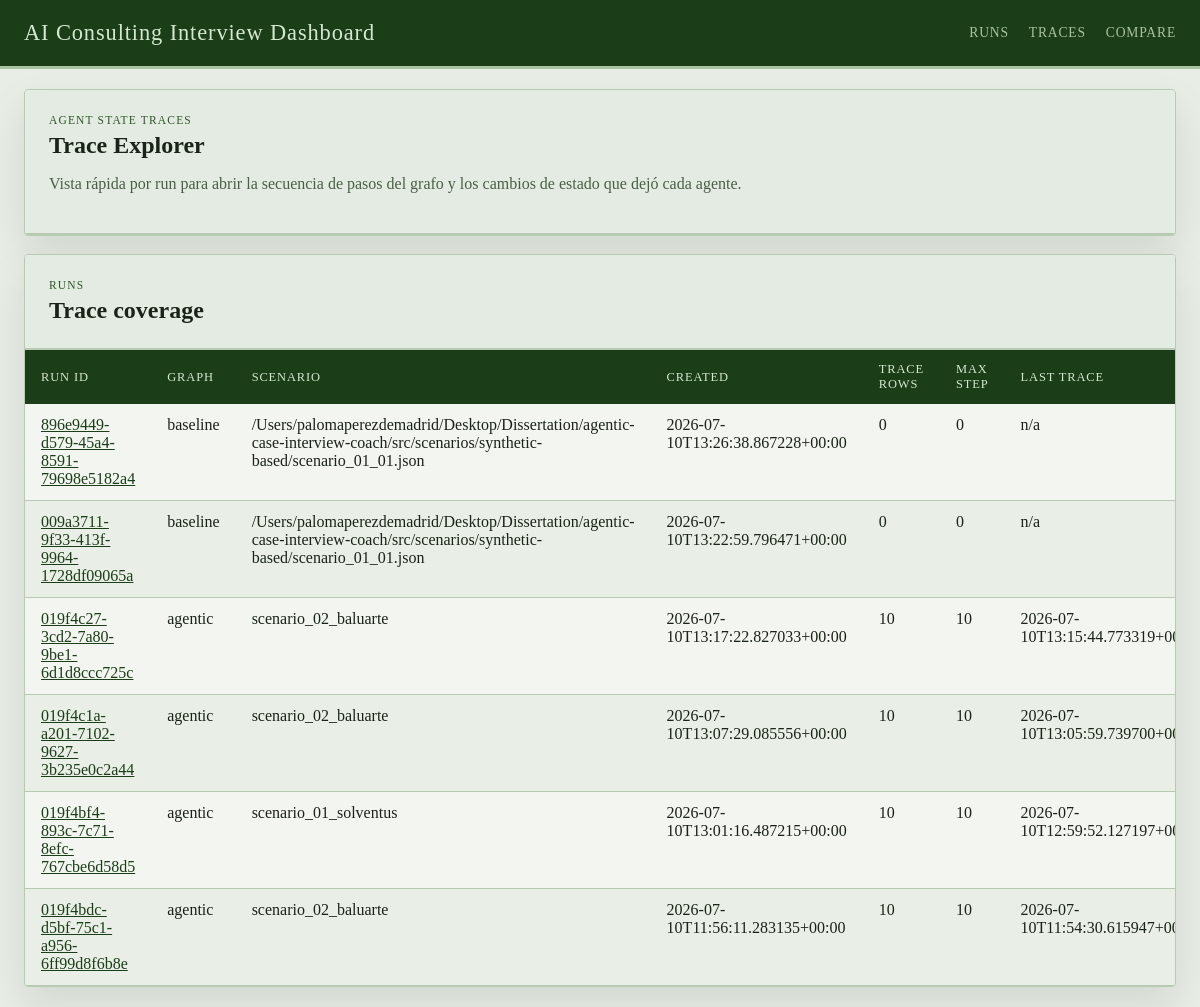
/traces, run on an earlier commit of the app's database.
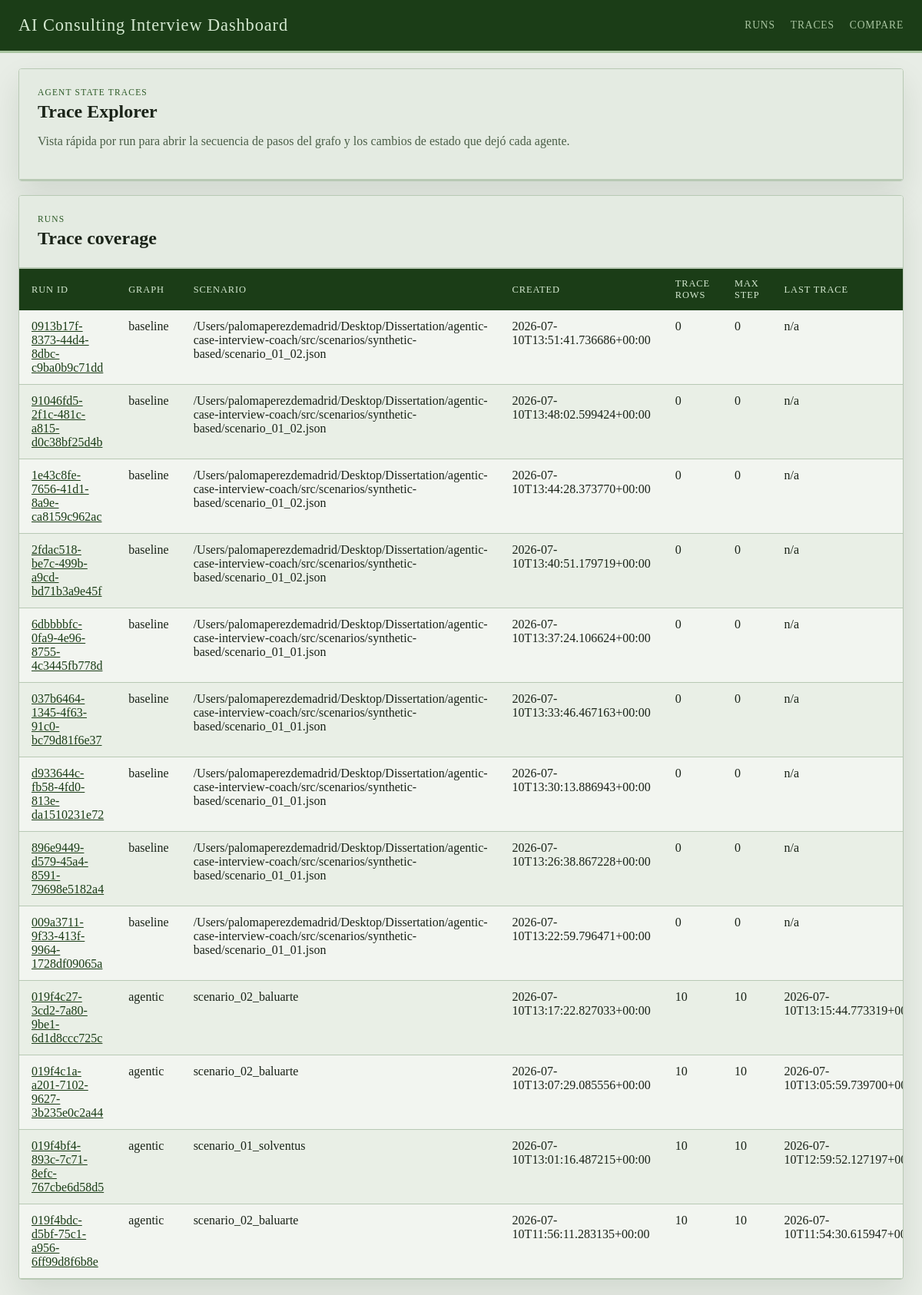
And on a later commit of the database.
### tables this page shows
CREATE TABLE runs (
                run_id TEXT PRIMARY KEY,
                graph_name TEXT NOT NULL,
                thread_id TEXT NOT NULL,
                scenario_ref TEXT,
                case_prompt TEXT,
                turn_index INTEGER,
                judge_round INTEGER,
                enough_evidence INTEGER NOT NULL,
                focus_areas_json TEXT NOT NULL,
                transcript_json TEXT NOT NULL,
                case_performance_json TEXT NOT NULL,
                quality_dialog_json TEXT NOT NULL,
                final_feedback TEXT,
                state_json TEXT NOT NULL,
                created_at TEXT NOT NULL
            );

### web/app.py (the view)
@app.get("/traces")
def trace_index():
    ensure_dashboard_db()
    trace_runs = list_trace_runs(limit=100)
    return render_template("trace_index.html", trace_runs=trace_runs)

### web/dashboard_store.py (called while the page is built)
def get_db_connection() -> sqlite3.Connection:
    connection = sqlite3.connect(RUNS_DB_PATH, timeout=30)
    connection.row_factory = sqlite3.Row
    return connection

def _table_exists(connection: sqlite3.Connection, table_name: str) -> bool:
    row = connection.execute(
        """
        SELECT name
        FROM sqlite_master
        WHERE type = 'table' AND name = ?
        """,
        (table_name,),
    ).fetchone()
    return row is not None

### web/templates/trace_index.html (shortened to what this page needs)
{% extends "base.html" %}
{% block content %}
<section class="panel">
  <div class="panel-heading">
    <div>
      <p class="eyebrow">Agent State Traces</p>
      <h1>Trace Explorer</h1>
      <p class="lede">Vista rápida por run para abrir la secuencia de pasos del grafo y los cambios de estado que dejó cada agente.</p>
    </div>
  </div>
</section>
<section class="panel">
  <div class="panel-heading">
    <div>
      <p class="eyebrow">Runs</p>
      <h2>Trace coverage</h2>
    </div>
  </div>
  <div class="table-wrap">
    <table>
      <thead>
        <tr>
          <th>Run ID</th>
          <th>Graph</th>
          <th>Scenario</th>
          <th>Created</th>
          <th>Trace Rows</th>
          <th>Max Step</th>
          <th>Last Trace</th>
        </tr>
      </thead>
      <tbody>
        {% for run in trace_runs %}
        <tr>
          <td><a href="{{ url_for('get_run', run_id=run.run_id) }}">{{ run.run_id }}</a></td>
          <td>{{ run.graph_name }}</td>
          <td>{{ run.scenario_ref or 'n/a' }}</td>
          <td>{{ run.created_at }}</td>
          <td>{{ run.trace_count }}</td>
          <td>{{ run.max_step_index }}</td>
          <td>{{ run.last_trace_at or 'n/a' }}</td>
        </tr>
        {% else %}
        <tr>
          <td colspan="8">No runs found or the <code>agent_state_traces</code> table does not exist yet.</td>
        </tr>
        {% endfor %}
      </tbody>
    </table>
  </div>
</section>
{% endblock %}

What changed in the data, as far as the page shows it:
added runs: run_id "0913b17f-8373-44d4-8dbc-c9ba0b9c71dd", graph_name "baseline", scenario_ref "/Users/palomaperezdemadrid/Desktop/Dissertation/agentic-case-interview-coach/src/scenarios/synthetic-based/scenario_01_02.json", created_at "2026-07-10T13:51:41.736686+00:00", trace_count "0", max_step_index "0", last_trace_at "n/a"
added runs: run_id "91046fd5-2f1c-481c-a815-d0c38bf25d4b", graph_name "baseline", scenario_ref "/Users/palomaperezdemadrid/Desktop/Dissertation/agentic-case-interview-coach/src/scenarios/synthetic-based/scenario_01_02.json", created_at "2026-07-10T13:48:02.599424+00:00", trace_count "0", max_step_index "0", last_trace_at "n/a"
added runs: run_id "1e43c8fe-7656-41d1-8a9e-ca8159c962ac", graph_name "baseline", scenario_ref "/Users/palomaperezdemadrid/Desktop/Dissertation/agentic-case-interview-coach/src/scenarios/synthetic-based/scenario_01_02.json", created_at "2026-07-10T13:44:28.373770+00:00", trace_count "0", max_step_index "0", last_trace_at "n/a"
added runs: run_id "2fdac518-be7c-499b-a9cd-bd71b3a9e45f", graph_name "baseline", scenario_ref "/Users/palomaperezdemadrid/Desktop/Dissertation/agentic-case-interview-coach/src/scenarios/synthetic-based/scenario_01_02.json", created_at "2026-07-10T13:40:51.179719+00:00", trace_count "0", max_step_index "0", last_trace_at "n/a"
added runs: run_id "6dbbbbfc-0fa9-4e96-8755-4c3445fb778d", graph_name "baseline", scenario_ref "/Users/palomaperezdemadrid/Desktop/Dissertation/agentic-case-interview-coach/src/scenarios/synthetic-based/scenario_01_01.json", created_at "2026-07-10T13:37:24.106624+00:00", trace_count "0", max_step_index "0", last_trace_at "n/a"
added runs: run_id "037b6464-1345-4f63-91c0-bc79d81f6e37", graph_name "baseline", scenario_ref "/Users/palomaperezdemadrid/Desktop/Dissertation/agentic-case-interview-coach/src/scenarios/synthetic-based/scenario_01_01.json", created_at "2026-07-10T13:33:46.467163+00:00", trace_count "0", max_step_index "0", last_trace_at "n/a"
added runs: run_id "d933644c-fb58-4fd0-813e-da1510231e72", graph_name "baseline", scenario_ref "/Users/palomaperezdemadrid/Desktop/Dissertation/agentic-case-interview-coach/src/scenarios/synthetic-based/scenario_01_01.json", created_at "2026-07-10T13:30:13.886943+00:00", trace_count "0", max_step_index "0", last_trace_at "n/a"
